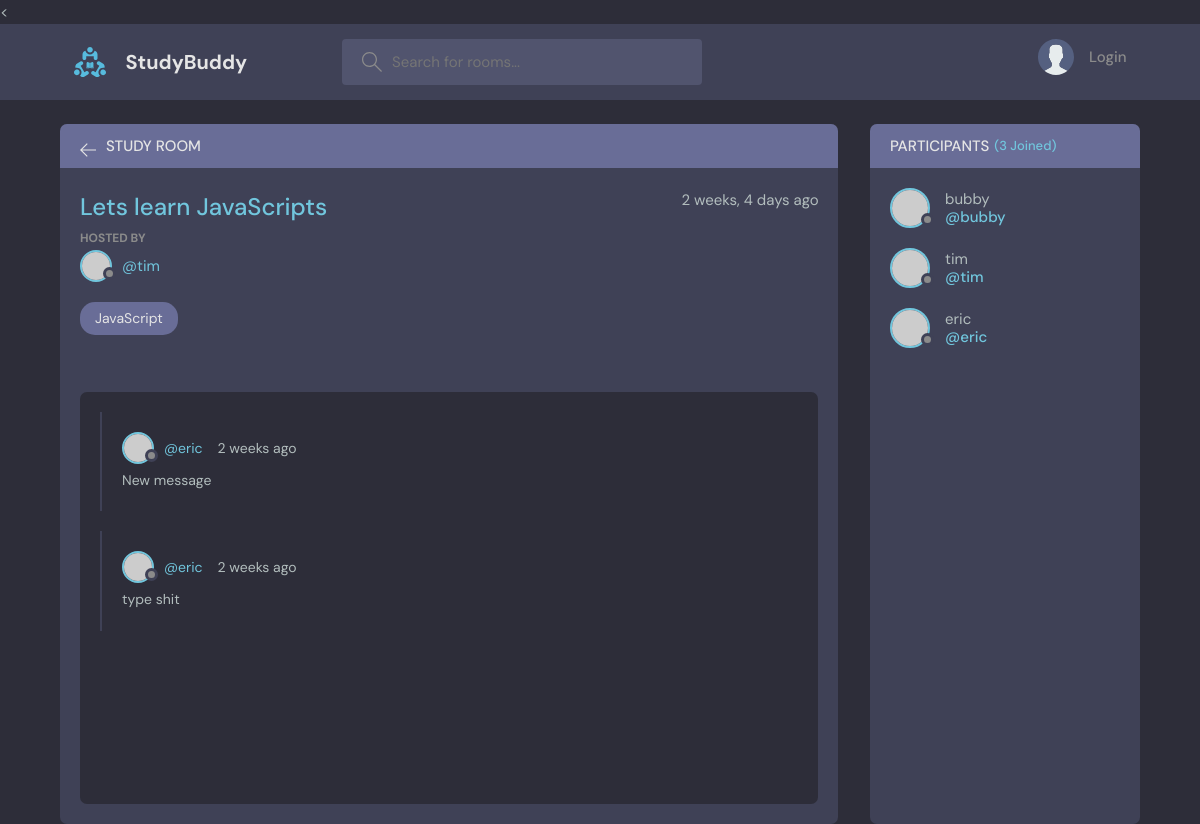
The page /room/1/ on the database its author committed.
### base/models.py (models this page shows, shortened)
class Room(models.Model):
    host = models.ForeignKey(User, on_delete=models.SET_NULL, null=True)
    topic = models.ForeignKey(Topic, on_delete=models.SET_NULL, null=True)
    name = models.CharField(max_length=200)
    description = models.TextField(null=True, blank=True)
    participants = models.ManyToManyField(User, related_name='participants', blank=True)
    updated = models.DateTimeField(auto_now=True)
    created = models.DateTimeField(auto_now_add=True)
    class Meta:
        ordering = ["-updated", "-created"]

class Topic(models.Model):
    name = models.CharField(max_length=200)
    def __str__(self):
        return self.name

class Message(models.Model):
    user = models.ForeignKey(User, on_delete=models.CASCADE)
    room = models.ForeignKey(Room, on_delete=models.CASCADE)
    body = models.TextField()
    updated = models.DateTimeField(auto_now=True)
    created = models.DateTimeField(auto_now_add=True)
    class Meta:
        ordering = ["-updated", "-created"]

### base/views.py (the view, shortened to what this page needs)
# urls.py: path('room/<str:pk>/', views.room, name="room"),
def room(request, pk):
    room = Room.objects.get(id=pk)
    room_messages = room.message_set.all()
    participants = room.participants.all()
    context = {"room": room, "room_messages":room_messages, "participants":participants}
    return render(request, "base/room.html", context)

### base/templates/base/room.html (shortened to what this page needs)
<{% extends 'main.html' %}
{% block content %}
    <main class="profile-page layout layout--2">
      <div class="container">
        <div class="room">
          <div class="room__top">
            <div class="room__topLeft">
              <a href="{% url 'home' %}">
                <svg version="1.1" xmlns="http://www.w3.org/2000/svg" width="32" height="32" viewBox="0 0 32 32">
                  <title>arrow-left</title>
                  <path
                    d="M13.723 2.286l-13.723 13.714 13.719 13.714 1.616-1.611-10.96-10.96h27.625v-2.286h-27.625l10.965-10.965-1.616-1.607z"
                  ></path>
                </svg>
              </a>
              <h3>Study Room</h3>
            </div>
          </div>
          <div class="room__box scroll">
            <div class="room__header scroll">
              <div class="room__info">
                <h3>{{room.name}}</h3>
                <span>{{room.created|timesince}} ago</span>
              </div>
              <div class="room__hosted">
                <p>Hosted By</p>
                <a href="{% url 'user-profile' room.host.id %}" class="room__author">
                  <div class="avatar avatar--small">
                    <img src="https://randomuser.me/api/portraits/men/37.jpg" />
                  </div>
                  <span>@{{room.host.username}}</span>
                </a>
              </div>
              <span class="room__topics">{{room.topic}}</span>
            </div>
            <div class="room__conversation">
              <div class="threads scroll">
                {% for message in room_messages %}
                <div class="thread">
                  <div class="thread__top">
                    <div class="thread__author">
                      <a href="{% url 'user-profile' message.user.id %}" class="thread__authorInfo">
                        <div class="avatar avatar--small">
                          <img src="https://randomuser.me/api/portraits/men/37.jpg" />
                        </div>
                        <span>@{{message.user.username}}</span>
                      </a>
                      <span class="thread__date">{{message.created|timesince}} ago</span>
                    </div>
                  </div>
                  <div class="thread__details">
                    {{message.body}}
                  </div>
                </div>
                {% endfor %}
              </div>
            </div>
          </div>
        </div>
        <div class="participants">
          <h3 class="participants__top">Participants <span>({{participants.count}} Joined)</span></h3>
          <div class="participants__list scroll">
            {% for participant in participants %}
            <a href="{% url 'user-profile' participant.id %}" class="participant">
              <div class="avatar avatar--medium">
                <img src="https://randomuser.me/api/portraits/men/37.jpg" />
              </div>
              <p>
                {{participant.username}}
                <span>@{{participant.username}}</span>
              </p>
            </a>
            {% endfor %}
          </div>
        </div>
      </div>
    </main>
{% endblock %}

### rows shown on the page
Room: name "Lets learn JavaScripts", created "2 weeks, 4 days", host.username "tim", topic "JavaScript"
Message: user.username "eric", created "2 weeks", body "New message"
Message: user.username "eric", created "2 weeks", body "type shit"

### other values the page prints
{{ participants.count }} "3"
{{ participant.username }} "bubby"
{{ participant.username }} "tim"
{{ participant.username }} "eric"
